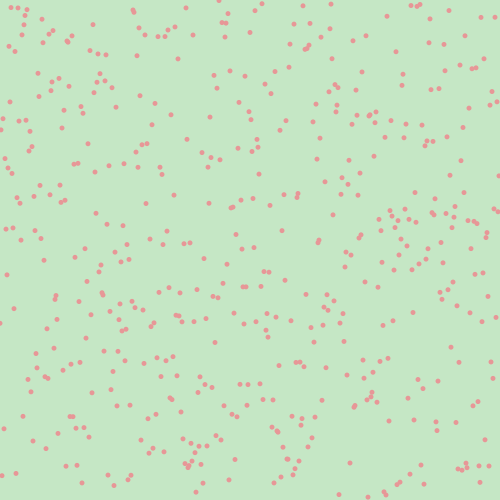
Frame 1 (no input)
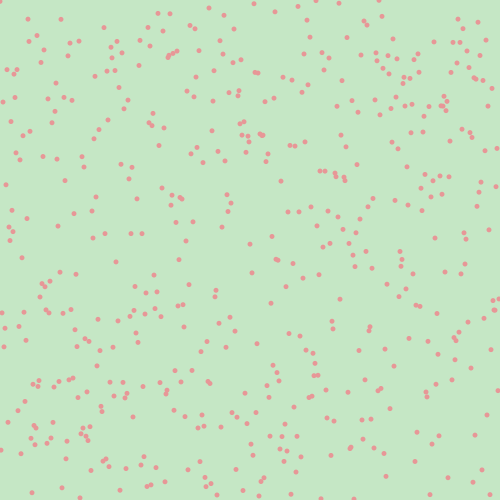
Frame 2 (the mouse pressed at the canvas centre, redrawn once)

The Processing sketch that drew these frames (run headless with seeded random() and noise(); the mouse was pressed at the canvas centre and the sketch redrawn once):

// Processing sketch: Graphing_Random
// ── Graphing_Random.pde
/*

Creative Coding for Artists Workshop by Liu Chang
June 10th 2017
@Currents New Media Festival, Santa Fe, New Mexico
 
Below is a code example for the exercise section.
Only for education purpose.

Github Repo: https://github.com/CICILIU/Currents-Coding-Workshop
www.liuchang.work
 
*/
void setup() {
  size(500, 500);
}

void draw() {
  background(197, 231, 197);

  for (int x= 0; x<width; x++) {

    noStroke();
    fill(231, 151, 151);
    ellipse(x, random(height), 5, 5);
  }
  noLoop();
}
